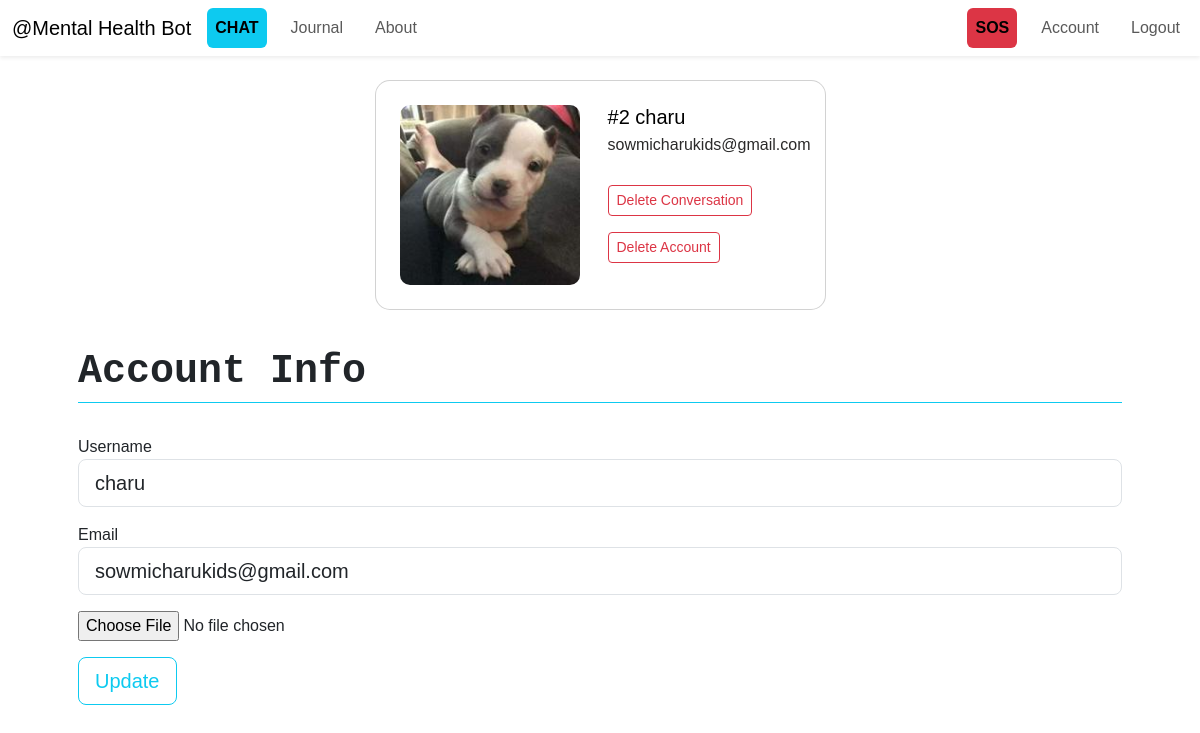
/account (signed in), run on the app's committed database.
### ChatbotWebsite/models.py (models this page shows, shortened)
class User(db.Model, UserMixin):
    __tablename__ = "users"  # ✅ Explicitly set table name
    id = db.Column(db.Integer, primary_key=True)
    username = db.Column(db.String(20), unique=True, nullable=False)
    email = db.Column(db.String(120), unique=True, nullable=False)
    password = db.Column(db.String(60), nullable=False)
    profile_image = db.Column(db.String(20), nullable=False, default="default.jpg")
    messages = db.relationship("ChatMessage", backref="user", lazy=True)
    journals = db.relationship("Journal", backref="user", lazy=True)

### ChatbotWebsite/users/routes.py (the view)
@users.route("/account", methods=["GET", "POST"])
@login_required
def account():
    form = UpdateAccountForm()  # form to update account
    if form.validate_on_submit():
        if form.picture.data:
            old_picture = current_user.profile_image
            picture_file = save_picture(form.picture.data)
            current_user.profile_image = picture_file
            if old_picture != "default.jpg":
                os.remove(
                    os.path.join(
                        current_app.root_path, "static/profile_images", old_picture
                    )
                )
        current_user.username = form.username.data
        current_user.email = form.email.data
        db.session.commit()
        flash("Your account has been updated!", "success")
        return redirect(url_for("users.account"))
    elif request.method == "GET":
        form.username.data = current_user.username
        form.email.data = current_user.email
    return render_template("account.html", title="Account", form=form)

### ChatbotWebsite/users/forms.py (shortened to what this page needs)
class UpdateAccountForm(FlaskForm):
    username = StringField(
        "Username", validators=[DataRequired(), Length(min=2, max=20)]
    )
    email = StringField("Email", validators=[DataRequired(), Email()])
    picture = FileField(
        "Update Profile Picture", validators=[FileAllowed(["jpg", "png"])]
    )
    submit = SubmitField("Update")

### ChatbotWebsite/models.py (called while the page is built)
@login_manager.user_loader
def load_user(user_id):
    return User.query.get(int(user_id))

### ChatbotWebsite/templates/account.html (shortened to what this page needs)
{%extends "layout.html"%} {%block content%}
<div class="container py-4 h-100">
  <div class="row d-flex justify-content-center align-items-center h-100">
    <div class="col-5">
      <div class="card p-4 " style="border-radius: 15px;">
        <div class="d-flex text-black">
          <div class="flex-shrink-0">
            <img src="{{url_for(
              'static', filename='profile_images/' + current_user.profile_image)}}"
              alt="Profile image" class="img-fluid"
              style="height:180px; width: 180px; border-radius: 10px;">
          </div>
          <div class="col">
            <div class="row flex-grow-1 ms-3 mb-3">
              <h5 class="mb-1">#{{current_user.id}} {{current_user.username}}</h5>
              <p class="mb-2 pb-1" style="color: #2b2a2a;">{{current_user.email}}</p>
            </div>
            <div class="row flex-grow-1 ms-3">
              <div class="d-grid gap-3">
                <form action="{{url_for('users.delete_conversation')}}" method="POST">
                  <button type="submit" class="btn btn-outline-danger btn-sm">
                    Delete Conversation
                  </button>
                </form>
                <div>
                  <button type="button" class="btn btn-outline-danger btn-sm" data-bs-toggle="modal" data-bs-target="#deleteModal">
                    Delete Account
                  </button>
                </div>
              </div>
            </div>
          </div>
        </div>
      </div>
    </div>
  </div>
</div>
<div class="container-sm px-5">
  <form method="POST" action="" enctype="multipart/form-data">
    <fieldset class="form-group d-grid gap-3">
      <legend
        class="fs-1 fw-bold font-monospace border-bottom border-info mb-3 mt-2"
      >
        Account Info
      </legend>
      <div>
        {{form.username.label(class="form-control-label")}} {%if
        form.username.errors%} {{form.username(class="form-control
        form-control-lg is-invalid")}} {%for error in form.username.errors%}
        <div class="invalid-feedback">{{error}}</div>
        {%endfor%} {%else%} {{form.username(class="form-control
        form-control-lg")}} {%endif%}
      </div>
      <div class="form-group">
        {{form.email.label(class="form-control-label")}} {%if
        form.email.errors%} {{form.email(class="form-control form-control-lg
        is-invalid")}} {%for error in form.email.errors%}
        <div class="invalid-feedback">{{error}}</div>
        {%endfor%} {%else%} {{form.email(class="form-control form-control-lg")}}
        {%endif%}
      </div>
      <div class="form-group">
        {{form.picture(class="form-control-file")}}
      </div>
    </fieldset>
    <div class="form-group">
      {{form.submit(class="btn btn-outline-info btn-lg my-3")}}
    </div>
  </form>
</div>
{%endblock content%}

### ChatbotWebsite/static/styles/layout.css (style rules this page uses)
body { font-family: Arial, Helvetica, sans-serif; }

### data on the page
User: profile_image (picture), id "2", username "charu", email "sowmicharukids@gmail.com"
